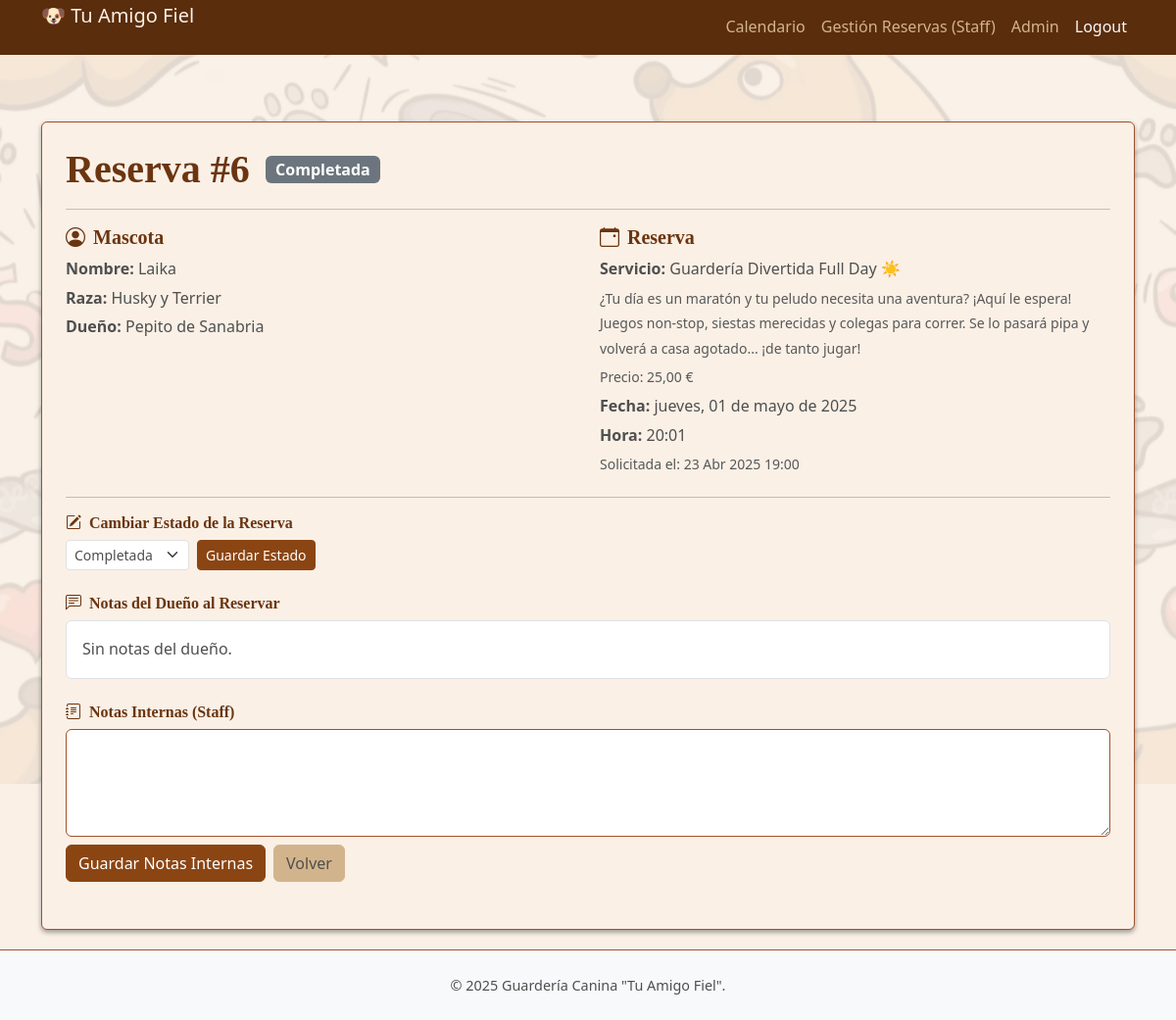
/daycare/staff/bookings/6/ (signed in), run on the app's committed database.
### daycare/models.py (models this page shows, shortened)
class Booking(models.Model):
    pet = models.ForeignKey(Pet, on_delete=models.CASCADE, related_name='bookings')
    service = models.ForeignKey(Service, on_delete=models.CASCADE, related_name='bookings', verbose_name='Servicio')
    date = models.DateField()
    time = models.TimeField()
    status = CharField(max_length=20, choices=STATUS_CHOICES, default='Pending')
    notes = models.TextField(blank=True, null=True, verbose_name='Notas del Dueño al Reservar')
    created_at = models.DateTimeField(auto_now_add=True)
    staff_notes = models.TextField(blank=True, null=True, verbose_name='Notas Internas del Staff') # <--- Añade este campo
    class Meta:
        ordering = ['date', 'time']

class Pet(models.Model):
    owner = models.ForeignKey(Owner, on_delete=models.CASCADE, related_name='pets') # Relación muchos-a-uno con Dueño
    nombre = models.CharField(max_length=100)
    raza = models.CharField(max_length=100, blank=True, null=True)
    fecha_nacimiento = models.DateField(blank=True, null=True)
    foto = models.ImageField(upload_to='pets_photos/', blank=True, null=True)
    notas_medicas = models.TextField(blank=True, null=True) # Alergias, medicaciones, etc.
    comportamiento_notas = models.TextField(blank=True, null=True, verbose_name='Notas sobre la Mascota') # Cómo se lleva con otros perros, etc.

class Owner(models.Model):
    user = models.OneToOneField(User, on_delete=models.CASCADE) # Relación uno-a-uno con el Usuario de Django
    telefono = models.CharField(max_length=15, blank=True, null=True)
    direccion = models.TextField(blank=True, null=True)

class Service(models.Model):
    name = models.CharField(max_length=255, unique=True, verbose_name='Nombre del Servicio') # Nombre único del servicio
    description = models.TextField(blank=True, null=True, verbose_name='Descripción') # Descripción detallada
    price = models.DecimalField(max_digits=6, decimal_places=2, null=True, blank=True, verbose_name='Precio')
    duration_description = models.CharField(max_length=100, blank=True, null=True, verbose_name='Duración (ej: Medio día, 1 hora)')
    is_active = models.BooleanField(default=True, verbose_name='Activo') # Para poder desactivar servicios temporalmente
    class Meta:
        verbose_name = 'Servicio' # Nombre singular en el Admin/Django
        verbose_name_plural = 'Servicios' # Nombre plural en el Admin/Django
        ordering = ['name'] # Ordenar servicios alfabéticamente por nombre

### daycare/views.py (the view, shortened to what this page needs)
# urls.py: path('staff/bookings/<int:pk>/', views.staff_booking_detail, name='staff_booking_detail'),
@login_required # Solo usuarios logueados
def staff_booking_detail(request, pk): # Espera el ID (pk) de la reserva
    if not request.user.is_staff:
        messages.error(request, 'No tienes permiso para acceder a esta página.')
        return redirect('daycare:perfil_owner') # Redirige a una página adecuada para no-staff
    reserva = get_object_or_404(Booking, pk=pk)
    form = StaffNotesForm(instance=reserva)
    context = {
        'reserva': reserva,
        'staff_notes_form': form, # Formulario para notas internas
        'status_choices': STATUS_CHOICES, # <-- NUEVO: Pasar las opciones de estado
    }
    return render(request, 'daycare/staff_booking_detail.html', context)

### daycare/forms.py
class StaffNotesForm(forms.ModelForm):
    class Meta:
        model = Booking # Basado en el modelo Booking
        fields = ['staff_notes'] # Incluye solo el campo staff_notes
        widgets = {
            'staff_notes': forms.Textarea(attrs={'rows': 4, 'class': 'form-control'}), # Área de texto con estilo Bootstrap
        }

### daycare/templates/daycare/staff_booking_detail.html (shortened to what this page needs)
{% extends 'base.html' %}
{% load static %}
{% block content %}
<div class="container mt-4">
    <div class="card shadow-sm">
        <div class="card-body p-4">
            <div class="d-flex align-items-center mb-3">
                <h1 class="mb-0 me-3">Reserva #{{ reserva.pk }}</h1>
                <span class="badge {% if reserva.status == 'Confirmed' %}bg-success{% elif reserva.status == 'Cancelled' %}bg-danger{% elif reserva.status == 'Completed' %}bg-secondary{% else %}bg-warning text-dark{% endif %} fs-6">
                    {{ reserva.get_status_display }}
                </span>
            </div>
            <hr>
            <div class="row mb-3">
                <div class="col-md-6 mb-3 mb-md-0">
                    <h5 class="mb-2"><i class="bi bi-person-circle me-2"></i>Mascota</h5>
                    <p class="mb-1"><strong>Nombre:</strong> {{ reserva.pet.nombre }}</p>
                    <p class="mb-1"><strong>Raza:</strong> {{ reserva.pet.raza|default:"No especificada" }}</p>
                    <p class="mb-1"><strong>Dueño:</strong> {{ reserva.pet.owner.user.get_full_name|default:reserva.pet.owner.user.username }}</p>
                </div>
                <div class="col-md-6">
                    <h5 class="mb-2"><i class="bi bi-calendar-event me-2"></i>Reserva</h5>
                    <p class="mb-1"><strong>Servicio:</strong> {{ reserva.service.name }}</p>
                    {% if reserva.service.description %}<p class="mb-1 text-muted"><small>{{ reserva.service.description }}</small></p>{% endif %}
                    {% if reserva.service.price %}<p class="mb-1 text-muted"><small>Precio: {{ reserva.service.price }} €</small></p>{% endif %}
                    <p class="mb-1"><strong>Fecha:</strong> {{ reserva.date|date:"l, d \d\e F \d\e Y" }}</p>
                    <p class="mb-1"><strong>Hora:</strong> {{ reserva.time|time:"H:i" }}</p>
                    <p class="mb-1 text-muted"><small>Solicitada el: {{ reserva.created_at|date:"d M Y H:i" }}</small></p>
                </div>
            </div>
            <hr>
            <div class="mb-4">
                <h6 class="mb-2"><i class="bi bi-pencil-square me-2"></i>Cambiar Estado de la Reserva</h6>
                <form method="post" action=".">
                    <div class="row g-2 align-items-center">
                        <div class="col-auto">
                            <select name="new_status" id="id_new_status" class="form-select form-select-sm">
                                {% for status_code, status_display in status_choices %}
                                    <option value="{{ status_code }}" {% if reserva.status == status_code %} selected{% endif %}>{{ status_display }}</option>
                                {% endfor %}
                            </select>
                        </div>
                        <div class="col-auto">
                            <button type="submit" class="btn btn-primary btn-sm">Guardar Estado</button>
                        </div>
                    </div>
                </form>
            </div>
            <div class="mb-4">
                <h6 class="mb-2"><i class="bi bi-chat-left-text me-2"></i>Notas del Dueño al Reservar</h6>
                <div class="bg-white rounded p-3 border">
                    <p class="mb-0">{{ reserva.notes|default:"Sin notas del dueño." }}</p>
                </div>
            </div>
            <div class="mb-4">
                <h6 class="mb-2"><i class="bi bi-journal-text me-2"></i>Notas Internas (Staff)</h6>
                <form method="post" action=".">
                    <div class="mb-2">
                        {{ staff_notes_form.staff_notes }}
                    </div>
                    <div class="d-flex gap-2 mt-2">
                        <button type="submit" class="btn btn-primary">Guardar Notas Internas</button>
                        <button type="button" onclick="history.back()" class="btn btn-secondary">Volver</button>
                    </div>
                </form>
            </div>
        </div>
    </div>
</div>
{% endblock content %}

### daycare/static/daycare/css/style.css (style rules this page uses)
:root { --color-brown-lightest: #f5f5dc; --color-brown-light: #d2b48c; --color-brown-medium: #a0522d; --color-brown-dark: #8b4513; --color-brown-darkest: #5a2d0c; --color-neutral-light: #f8f9fa; --color-neutral-dark: #343a40; --color-text-primary: var(--color-neutral-dark); --color-background-body: var(--color-brown-lightest); --color-primary: #8B4513; --color-primary-dark: #6B3510; --color-secondary: #D2B48C; --color-accent: #DAA520; --color-background: #FAF0E6; --color-card-bg: #FFFFFF; --color-text: #4F4F4F; --color-text-muted: #828282; --color-border: #E0E0E0; --color-success: #28a745; --color-danger: #dc3545; --color-warning: #ffc107; --color-info: #17a2b8; --font-family-sans-serif: system-ui, -apple-system, "Segoe UI", Roboto, "Helvetica Neue", "Noto Sans", "Liberation Sans", Arial, sans-serif, "Apple Color Emoji", "Segoe UI Emoji", "Segoe UI Symbol", "Noto Color Emoji"; --font-family-headings: 'Georgia', serif; }
body { font-family: 'Segoe UI', Tahoma, Geneva, Verdana, sans-serif; color: var(--color-text-primary); background-color: var(--color-background-body); line-height: 1.6; padding-top: 56px; display: flex; flex-direction: column; min-height: 100vh; background-color: var(--color-background); color: var(--color-text); font-family: var(--font-family-sans-serif); }
body::before { content: ""; position: fixed; top: 0; left: 0; width: 100vw; height: 100vh; z-index: -1; background-image: url('/static/daycare/images/your-pattern-image.webp'); background-size: cover; background-position: center center; background-repeat: no-repeat; background-attachment: fixed; opacity: 0.1; }
h1, h2, h3, h4, h5, h6 { color: black; margin-bottom: 0.5em; font-weight: bold; font-family: var(--font-family-headings); color: var(--color-primary-dark); }
.btn-primary { background-color: var(--color-brown-medium); border-color: var(--color-brown-dark); color: white; transition: background-color 0.3s ease, border-color 0.3s ease; background-color: var(--color-primary); border-color: var(--color-primary); }
.btn-secondary { background-color: var(--color-secondary); border-color: var(--color-secondary); color: var(--color-text); }
.card { border-color: var(--color-brown-light); background-color: var(--color-card-bg); border-color: var(--color-border); }
.card { border-color: var(--color-brown-medium); background-color: var(--color-background); }
.form-control { border-color: var(--color-brown-medium); color: var(--color-text-primary); }
.card-body { padding: 1rem; }
.form-select { border-color: var(--color-brown-medium); color: black; }
.form-select { border-color: var(--color-border); color: var(--color-text); }
.form-select-sm { padding-top: 0.25rem !important; padding-bottom: 0.25rem !important; padding-left: 0.5rem !important; font-size: 0.875rem !important; border-radius: 0.25rem; height: auto; background-size: 16px 12px; background-position: right 0.5rem center; }
.content-wrapper .row .form-select-sm { padding-top: 0.25rem !important; padding-bottom: 0.25rem !important; padding-left: 0.5rem !important; font-size: 0.875rem !important; border-radius: 0.25rem !important; height: auto !important; background-size: 16px 12px !important; background-position: right 0.5rem center !important; }
body { font-family: var(--font-family-sans-serif); }
h1, h2, h3, h4, h5, h6 { font-family: var(--font-family-headings); color: var(--color-primary-dark); }
p { color: var(--color-text); }
.shadow-sm { box-shadow: 0 .15rem .35rem rgba(0, 0, 0, .375) !important; }

### templates/base.html (style rules this page uses)
body { padding-top: 56px; }

### data on the page
Booking: pk "6", status "Completada", pet.nombre "Laika", pet.raza "Husky y Terrier", pet.owner.user.get_full_name "Pepito de Sanabria", service.name "Guardería Divertida Full Day ☀️", service.description "¿Tu día es un maratón y tu peludo necesita una aventura? ¡Aquí le espera! Juegos non-stop, siestas merecidas y colegas para correr. Se lo pasará pipa y volverá a casa agotado... ¡de tanto jugar!", service.price "25,00", date "jueves, 01 de mayo de 2025", time "20:01", created_at "23 Abr 2025 19:00", new_status "Completada", notes "Sin notas del dueño."
